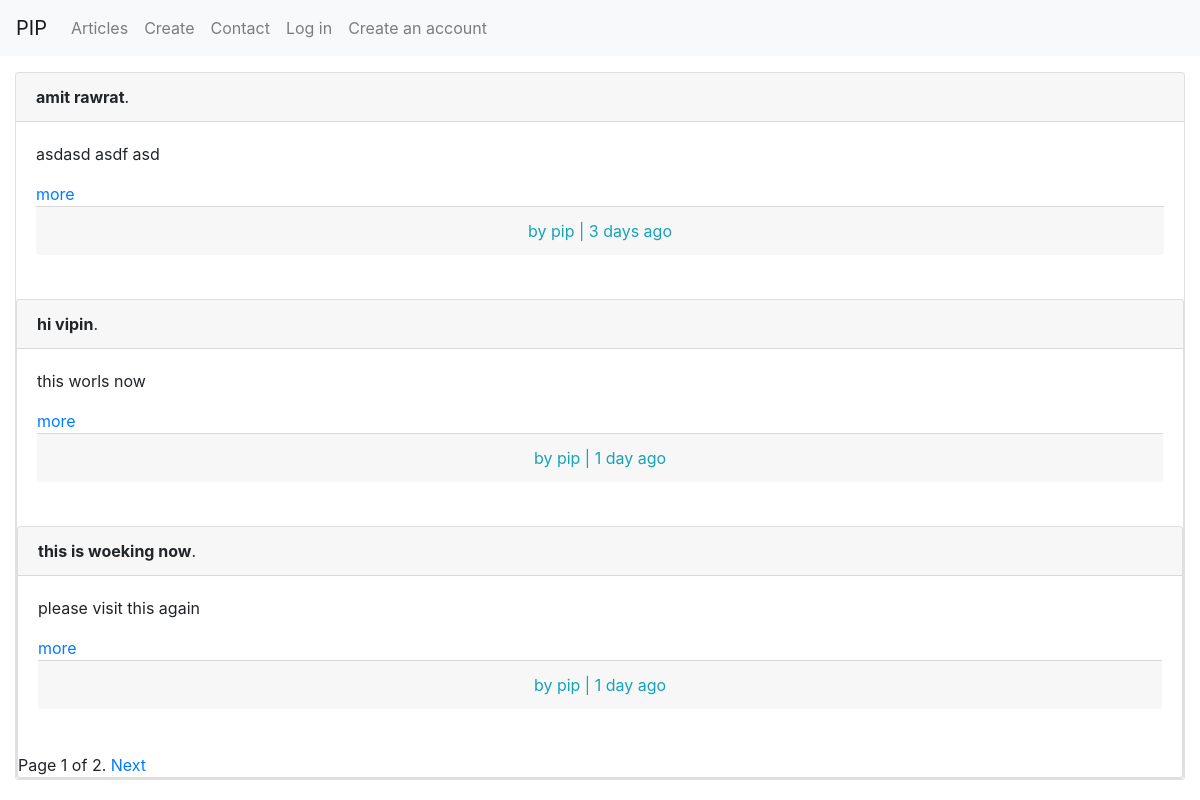
The app's page /articles/ with its own data.
### articles/models.py (models this page shows, shortened)
class Article(models.Model):
    title = models.CharField(max_length=255 )
    slug = models.SlugField(max_length= 255, unique_for_date = 'created')
    body = models.TextField()
    created = models.DateTimeField(auto_now_add=True)
    updated = models.DateTimeField(auto_now= True)
    author = models.ForeignKey(User, on_delete=models.CASCADE)
    lat = models.DecimalField(_('Latitude'), max_digits=22, decimal_places=16, blank=True, null=True)
    lng = models.DecimalField(_('Longitude'), max_digits=22, decimal_places=16, blank=True, null=True)
    def get_absolute_url(self):
        return reverse('articles:article_detail',
                    args=[ self.created.year,
                            self.created.month,
                            self.created.day,
                            self.slug])
    @property
    def age(self):
        now = datetime.now()
        created_time = datetime.combine(
                            self.created,
                            datetime.now().min.time()
                    )
        try:
            difference = now - created_time
        except:
            return "Unknown"
        if difference <= timedelta(minutes=1):
            return 'just now'
        return '{time} ago'.format(time= timesince(created_time).split(', ')[0])

### articles/views.py (the view)
# urls.py: path('', ArticleListView.as_view(), name='list'),
class ArticleListView(ListView):
    model = Article
    context_object_name = 'articles'
    paginate_by = 3
    template_name = 'articlesApp/article_list.html'

### templates/articlesApp/article_list.html (shortened to what this page needs)
{%extends 'base.html' %}
{% block content %}
    {% for article in articles %}
        <div class="card">
            <div class="card-header">
                <span class="font-weight-bold">{{ article.title }}</span>.
            </div>
        <div class="card-body">
            {{ article.body|truncatewords:30|linebreaks }}
            <a href = "{{ article.get_absolute_url }}">
                    more
                </a>
            <div class="card-footer text-center text-muted">
                <span class="text-info">by {{ article.author }} | {{ article.age }}</span>
            </div>
    </div>
    <br />
{% endfor %}
{%	include	"pagination.html" with page=page_obj	%}
{% endblock content %}

### records on screen
Article: title "amit rawrat", body "asdasd asdf asd", author "pip", age "3 days ago"
Article: title "hi vipin", body "this worls now", author "pip", age "1 day ago"
Article: title "this is woeking now", body "please visit this again", author "pip", age "1 day ago"

### other values on screen
{{ page.number }} "1"
{{ page.paginator.num_pages }} "2"
